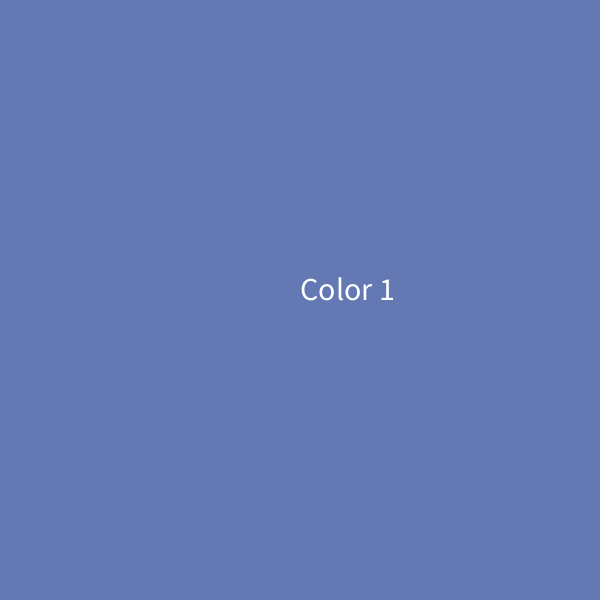
Frame 1 (no input)
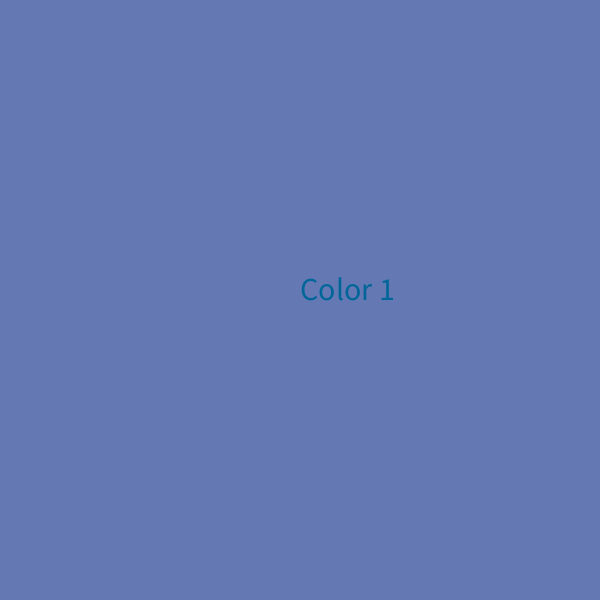
Frame 60 (the mouse pressed at the canvas centre just before this capture)
Frame 120 (the mouse held since frame 60 and released just before this capture): identical to frame 60, image omitted

The Processing sketch that drew these frames (run headless with seeded random() and noise(); from frame 60 on, the mouse is pressed at the canvas centre):

// Processing sketch: w05_00_simpleSlide
// ── w05_00_simpleSlide.pde
// bryan ma for code 2 sp 19

int slide = 0;
int text = 0;

color[] slideColors = {
  color(100, 120, 180), 
  color(180, 120, 100), 
  color(120, 100, 180), 
  color(255)
};

String[] slideTexts = {
  "Color 1", 
  "Color 2", 
  "Color 3", 
  "Color 4"
};

void setup() {
  size(600, 600);
}

void draw() {
  background(slideColors[slide]);
  textSize(32);
  text(slideTexts[text], 300, 300); 
  fill(0, 102, 153);
}

void keyPressed() {
  switch (slide) {
  case 0:
  case 1:
  case 2:   
    advance();
    break;
  case 3:
    break;
  default:
    break;
  }
}

void advance() {
  slide++;
  text++;
}
